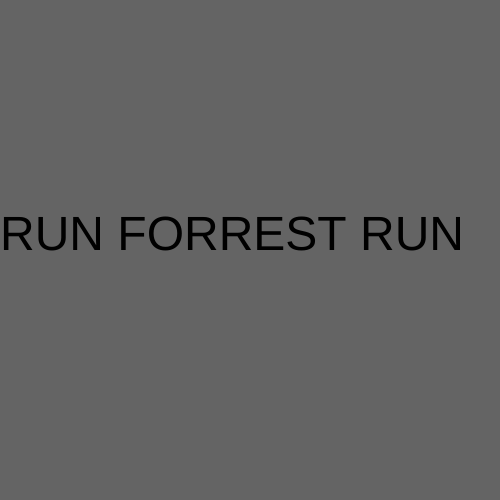
Frame 1 (no input)
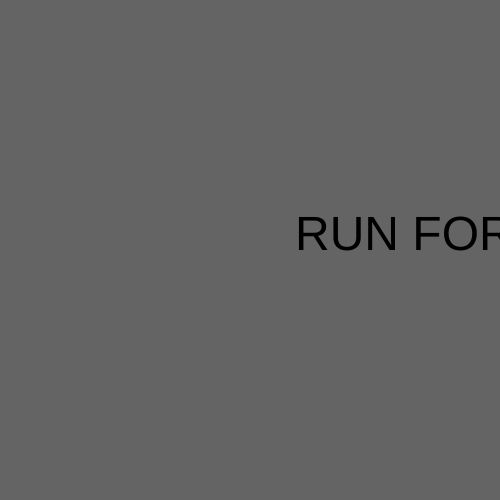
Frame 60 (no input)
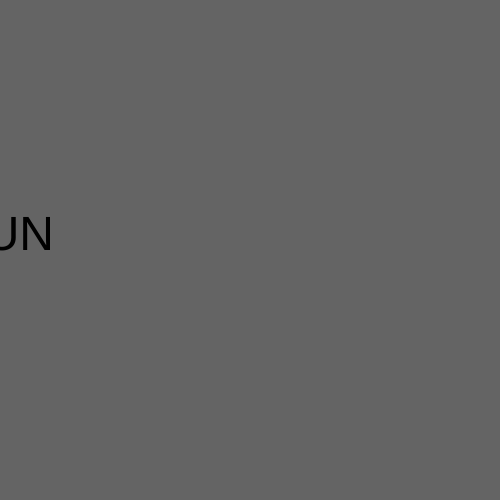
Frame 120 (the mouse pressed at the canvas centre since frame 60)

The p5.js sketch that drew these frames (run headless with seeded random() and noise() and a simulated clock; from frame 60 on, the mouse is pressed at the canvas centre):

// p5.js sketch
// ── sketch.js
let x = 0;

function setup() {
  createCanvas(500, 500);
}

function draw() {
  background(100);

  textSize(48);
  text("RUN FORREST RUN", x, height/2);
  x += 5;
  if (x > width) {
    x = -500;
  }
}
